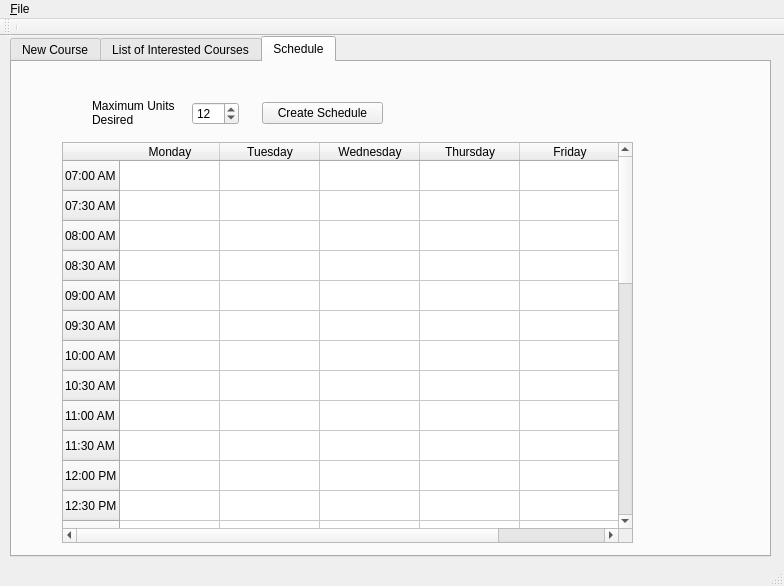
<?xml version="1.0" encoding="UTF-8"?>
<ui version="4.0">
 <class>MainWindow</class>
 <widget class="QMainWindow" name="MainWindow">
  <property name="geometry">
   <rect>
    <x>0</x>
    <y>0</y>
    <width>784</width>
    <height>586</height>
   </rect>
  </property>
  <property name="windowTitle">
   <string>TeacherGo</string>
  </property>
  <widget class="QWidget" name="centralWidget">
   <widget class="QTabWidget" name="tabWidget">
    <property name="geometry">
     <rect>
      <x>10</x>
      <y>0</y>
      <width>761</width>
      <height>521</height>
     </rect>
    </property>
    <property name="currentIndex">
     <number>2</number>
    </property>
    <widget class="QWidget" name="tab">
     <attribute name="title">
      <string>New Course</string>
     </attribute>
     <widget class="QLineEdit" name="classNameBox">
      <property name="geometry">
       <rect>
        <x>100</x>
        <y>60</y>
        <width>151</width>
        <height>22</height>
       </rect>
      </property>
     </widget>
     <widget class="QComboBox" name="majorBox">
      <property name="geometry">
       <rect>
        <x>100</x>
        <y>90</y>
        <width>151</width>
        <height>22</height>
       </rect>
      </property>
      <item>
       <property name="text">
        <string>Computer Science</string>
       </property>
      </item>
     </widget>
     <widget class="QLineEdit" name="sectionBox">
      <property name="geometry">
       <rect>
        <x>100</x>
        <y>120</y>
        <width>151</width>
        <height>22</height>
       </rect>
      </property>
     </widget>
     <widget class="QLineEdit" name="lastNameBox">
      <property name="geometry">
       <rect>
        <x>100</x>
        <y>170</y>
        <width>151</width>
        <height>22</height>
       </rect>
      </property>
     </widget>
     <widget class="QLineEdit" name="firstNameBox">
      <property name="geometry">
       <rect>
        <x>100</x>
        <y>200</y>
        <width>151</width>
        <height>22</height>
       </rect>
      </property>
     </widget>
     <widget class="QLabel" name="label">
      <property name="geometry">
       <rect>
        <x>20</x>
        <y>60</y>
        <width>59</width>
        <height>14</height>
       </rect>
      </property>
      <property name="text">
       <string>Class</string>
      </property>
     </widget>
     <widget class="QLabel" name="label_2">
      <property name="geometry">
       <rect>
        <x>20</x>
        <y>90</y>
        <width>59</width>
        <height>14</height>
       </rect>
      </property>
      <property name="text">
       <string>Major</string>
      </property>
     </widget>
     <widget class="QLabel" name="label_3">
      <property name="geometry">
       <rect>
        <x>20</x>
        <y>120</y>
        <width>59</width>
        <height>14</height>
       </rect>
      </property>
      <property name="text">
       <string>Section #</string>
      </property>
     </widget>
     <widget class="QLabel" name="label_4">
      <property name="geometry">
       <rect>
        <x>18</x>
        <y>170</y>
        <width>71</width>
        <height>20</height>
       </rect>
      </property>
      <property name="text">
       <string>Last name</string>
      </property>
     </widget>
     <widget class="QLabel" name="label_5">
      <property name="geometry">
       <rect>
        <x>18</x>
        <y>200</y>
        <width>71</width>
        <height>20</height>
       </rect>
      </property>
      <property name="text">
       <string>First name</string>
      </property>
     </widget>
     <widget class="QLabel" name="label_6">
      <property name="geometry">
       <rect>
        <x>10</x>
        <y>150</y>
        <width>59</width>
        <height>14</height>
       </rect>
      </property>
      <property name="text">
       <string>Professor</string>
      </property>
     </widget>
     <widget class="QGroupBox" name="startGroupBox">
      <property name="geometry">
       <rect>
        <x>310</x>
        <y>50</y>
        <width>151</width>
        <height>91</height>
       </rect>
      </property>
      <property name="title">
       <string>Start Time</string>
      </property>
      <widget class="QTimeEdit" name="startTime">
       <property name="geometry">
        <rect>
         <x>10</x>
         <y>40</y>
         <width>118</width>
         <height>23</height>
        </rect>
       </property>
       <property name="maximumTime">
        <time>
         <hour>23</hour>
         <minute>59</minute>
         <second>59</second>
        </time>
       </property>
       <property name="minimumTime">
        <time>
         <hour>7</hour>
         <minute>0</minute>
         <second>0</second>
        </time>
       </property>
       <property name="displayFormat">
        <string>HH:mm</string>
       </property>
       <property name="time">
        <time>
         <hour>7</hour>
         <minute>0</minute>
         <second>0</second>
        </time>
       </property>
      </widget>
     </widget>
     <widget class="QGroupBox" name="endGroupBox">
      <property name="geometry">
       <rect>
        <x>310</x>
        <y>150</y>
        <width>151</width>
        <height>91</height>
       </rect>
      </property>
      <property name="title">
       <string>End Time</string>
      </property>
      <widget class="QTimeEdit" name="endTime">
       <property name="geometry">
        <rect>
         <x>10</x>
         <y>40</y>
         <width>118</width>
         <height>23</height>
        </rect>
       </property>
       <property name="minimumTime">
        <time>
         <hour>7</hour>
         <minute>0</minute>
         <second>0</second>
        </time>
       </property>
       <property name="displayFormat">
        <string>HH:mm</string>
       </property>
       <property name="time">
        <time>
         <hour>8</hour>
         <minute>0</minute>
         <second>0</second>
        </time>
       </property>
      </widget>
     </widget>
     <widget class="QGroupBox" name="dayGroup">
      <property name="geometry">
       <rect>
        <x>210</x>
        <y>240</y>
        <width>151</width>
        <height>161</height>
       </rect>
      </property>
      <property name="title">
       <string>Day(s)</string>
      </property>
      <widget class="QCheckBox" name="monBox">
       <property name="geometry">
        <rect>
         <x>20</x>
         <y>40</y>
         <width>85</width>
         <height>20</height>
        </rect>
       </property>
       <property name="text">
        <string>Monday</string>
       </property>
      </widget>
      <widget class="QCheckBox" name="friBox">
       <property name="geometry">
        <rect>
         <x>20</x>
         <y>120</y>
         <width>85</width>
         <height>20</height>
        </rect>
       </property>
       <property name="text">
        <string>Friday</string>
       </property>
      </widget>
      <widget class="QCheckBox" name="thurBox">
       <property name="geometry">
        <rect>
         <x>20</x>
         <y>100</y>
         <width>85</width>
         <height>20</height>
        </rect>
       </property>
       <property name="text">
        <string>Thursday</string>
       </property>
      </widget>
      <widget class="QCheckBox" name="wedBox">
       <property name="geometry">
        <rect>
         <x>20</x>
         <y>80</y>
         <width>101</width>
         <height>20</height>
        </rect>
       </property>
       <property name="text">
        <string>Wednesday</string>
       </property>
      </widget>
      <widget class="QCheckBox" name="tuesBox">
       <property name="geometry">
        <rect>
         <x>20</x>
         <y>60</y>
         <width>85</width>
         <height>20</height>
        </rect>
       </property>
       <property name="text">
        <string>Tuesday</string>
       </property>
      </widget>
     </widget>
     <widget class="QGroupBox" name="termGroup">
      <property name="geometry">
       <rect>
        <x>20</x>
        <y>240</y>
        <width>171</width>
        <height>161</height>
       </rect>
      </property>
      <property name="title">
       <string>Term Length</string>
      </property>
      <widget class="QRadioButton" name="termRadio">
       <property name="geometry">
        <rect>
         <x>20</x>
         <y>30</y>
         <width>100</width>
         <height>20</height>
        </rect>
       </property>
       <property name="text">
        <string>Full term</string>
       </property>
       <property name="checked">
        <bool>true</bool>
       </property>
      </widget>
      <widget class="QRadioButton" name="firHTermRadio">
       <property name="geometry">
        <rect>
         <x>20</x>
         <y>50</y>
         <width>151</width>
         <height>20</height>
        </rect>
       </property>
       <property name="text">
        <string>Half-term(first half)</string>
       </property>
      </widget>
      <widget class="QRadioButton" name="sndHTermRadio">
       <property name="geometry">
        <rect>
         <x>20</x>
         <y>70</y>
         <width>151</width>
         <height>20</height>
        </rect>
       </property>
       <property name="text">
        <string>Half-term(seond half)</string>
       </property>
      </widget>
     </widget>
     <widget class="QPushButton" name="pushButton">
      <property name="geometry">
       <rect>
        <x>20</x>
        <y>410</y>
        <width>80</width>
        <height>22</height>
       </rect>
      </property>
      <property name="text">
       <string>Add section</string>
      </property>
      <property name="flat">
       <bool>false</bool>
      </property>
     </widget>
     <widget class="QSpinBox" name="unitsBox">
      <property name="geometry">
       <rect>
        <x>380</x>
        <y>280</y>
        <width>47</width>
        <height>23</height>
       </rect>
      </property>
      <property name="maximum">
       <number>8</number>
      </property>
      <property name="value">
       <number>3</number>
      </property>
     </widget>
     <widget class="QLabel" name="label_7">
      <property name="geometry">
       <rect>
        <x>380</x>
        <y>260</y>
        <width>71</width>
        <height>20</height>
       </rect>
      </property>
      <property name="text">
       <string>Units</string>
      </property>
     </widget>
    </widget>
    <widget class="QWidget" name="tab_2">
     <attribute name="title">
      <string>List of Interested Courses</string>
     </attribute>
     <widget class="QTableWidget" name="sectTable">
      <property name="geometry">
       <rect>
        <x>10</x>
        <y>30</y>
        <width>731</width>
        <height>411</height>
       </rect>
      </property>
      <property name="editTriggers">
       <set>QAbstractItemView::NoEditTriggers</set>
      </property>
      <property name="sortingEnabled">
       <bool>true</bool>
      </property>
      <column>
       <property name="text">
        <string>Class</string>
       </property>
      </column>
      <column>
       <property name="text">
        <string>Major</string>
       </property>
      </column>
      <column>
       <property name="text">
        <string>Section</string>
       </property>
      </column>
      <column>
       <property name="text">
        <string>Professor</string>
       </property>
      </column>
      <column>
       <property name="text">
        <string>Day &amp; Time</string>
       </property>
      </column>
      <column>
       <property name="text">
        <string>Term</string>
       </property>
      </column>
      <column>
       <property name="text">
        <string>Units</string>
       </property>
      </column>
     </widget>
    </widget>
    <widget class="QWidget" name="tab_3">
     <attribute name="title">
      <string>Schedule</string>
     </attribute>
     <widget class="QSpinBox" name="unitsDesBox">
      <property name="geometry">
       <rect>
        <x>180</x>
        <y>40</y>
        <width>47</width>
        <height>23</height>
       </rect>
      </property>
      <property name="minimum">
       <number>1</number>
      </property>
      <property name="value">
       <number>12</number>
      </property>
     </widget>
     <widget class="QPushButton" name="schedButt">
      <property name="geometry">
       <rect>
        <x>250</x>
        <y>40</y>
        <width>121</width>
        <height>22</height>
       </rect>
      </property>
      <property name="text">
       <string>Create Schedule</string>
      </property>
     </widget>
     <widget class="QLabel" name="label_8">
      <property name="geometry">
       <rect>
        <x>80</x>
        <y>30</y>
        <width>91</width>
        <height>41</height>
       </rect>
      </property>
      <property name="text">
       <string>Maximum Units Desired</string>
      </property>
      <property name="wordWrap">
       <bool>true</bool>
      </property>
     </widget>
     <widget class="QTableWidget" name="schedTable">
      <property name="geometry">
       <rect>
        <x>50</x>
        <y>80</y>
        <width>571</width>
        <height>401</height>
       </rect>
      </property>
      <property name="editTriggers">
       <set>QAbstractItemView::NoEditTriggers</set>
      </property>
      <property name="sortingEnabled">
       <bool>false</bool>
      </property>
      <row>
       <property name="text">
        <string>07:00 AM</string>
       </property>
      </row>
      <row>
       <property name="text">
        <string>07:30 AM</string>
       </property>
      </row>
      <row>
       <property name="text">
        <string>08:00 AM</string>
       </property>
      </row>
      <row>
       <property name="text">
        <string>08:30 AM</string>
       </property>
      </row>
      <row>
       <property name="text">
        <string>09:00 AM</string>
       </property>
      </row>
      <row>
       <property name="text">
        <string>09:30 AM</string>
       </property>
      </row>
      <row>
       <property name="text">
        <string>10:00 AM</string>
       </property>
      </row>
      <row>
       <property name="text">
        <string>10:30 AM</string>
       </property>
      </row>
      <row>
       <property name="text">
        <string>11:00 AM</string>
       </property>
      </row>
      <row>
       <property name="text">
        <string>11:30 AM</string>
       </property>
      </row>
      <row>
       <property name="text">
        <string>12:00 PM</string>
       </property>
      </row>
      <row>
       <property name="text">
        <string>12:30 PM</string>
       </property>
      </row>
      <row>
       <property name="text">
        <string>01:00 PM</string>
       </property>
      </row>
      <row>
       <property name="text">
        <string>01:30 PM</string>
       </property>
      </row>
      <row>
       <property name="text">
        <string>02:00 PM</string>
       </property>
      </row>
      <row>
       <property name="text">
        <string>02:30 PM</string>
       </property>
      </row>
      <row>
       <property name="text">
        <string>03:00 PM</string>
       </property>
      </row>
      <row>
       <property name="text">
        <string>03:30 PM</string>
       </property>
      </row>
      <row>
       <property name="text">
        <string>04:00 PM</string>
       </property>
      </row>
      <row>
       <property name="text">
        <string>04:30 PM</string>
       </property>
      </row>
      <row>
       <property name="text">
        <string>05:00 PM</string>
       </property>
      </row>
      <row>
       <property name="text">
        <string>05:30 PM</string>
       </property>
      </row>
      <row>
       <property name="text">
        <string>06:00 PM</string>
       </property>
      </row>
      <row>
       <property name="text">
        <string>06:30 PM</string>
       </property>
      </row>
      <row>
       <property name="text">
        <string>07:00 PM</string>
       </property>
      </row>
      <row>
       <property name="text">
        <string>07:30 PM</string>
       </property>
      </row>
      <row>
       <property name="text">
        <string>08:00 PM</string>
       </property>
      </row>
      <row>
       <property name="text">
        <string>08:30 PM</string>
       </property>
      </row>
      <row>
       <property name="text">
        <string>09:00 PM</string>
       </property>
      </row>
      <row>
       <property name="text">
        <string>09:30 PM</string>
       </property>
      </row>
      <row>
       <property name="text">
        <string>10:00 PM</string>
       </property>
      </row>
      <row>
       <property name="text">
        <string>10:30 PM</string>
       </property>
      </row>
      <row>
       <property name="text">
        <string>11:00 PM</string>
       </property>
      </row>
      <row>
       <property name="text">
        <string>11:30 PM</string>
       </property>
      </row>
      <column>
       <property name="text">
        <string>Monday</string>
       </property>
      </column>
      <column>
       <property name="text">
        <string>Tuesday</string>
       </property>
      </column>
      <column>
       <property name="text">
        <string>Wednesday</string>
       </property>
      </column>
      <column>
       <property name="text">
        <string>Thursday</string>
       </property>
      </column>
      <column>
       <property name="text">
        <string>Friday</string>
       </property>
      </column>
     </widget>
    </widget>
   </widget>
  </widget>
  <widget class="QToolBar" name="mainToolBar">
   <attribute name="toolBarArea">
    <enum>TopToolBarArea</enum>
   </attribute>
   <attribute name="toolBarBreak">
    <bool>false</bool>
   </attribute>
   <addaction name="separator"/>
  </widget>
  <widget class="QStatusBar" name="statusBar"/>
  <widget class="QMenuBar" name="menuBar">
   <property name="geometry">
    <rect>
     <x>0</x>
     <y>0</y>
     <width>784</width>
     <height>19</height>
    </rect>
   </property>
   <widget class="QMenu" name="menuTeacherGo">
    <property name="title">
     <string>&amp;File</string>
    </property>
    <addaction name="actionSave"/>
    <addaction name="actionLoad"/>
    <addaction name="actionExit"/>
   </widget>
   <addaction name="menuTeacherGo"/>
  </widget>
  <action name="actionSave">
   <property name="text">
    <string>&amp;Save</string>
   </property>
   <property name="shortcut">
    <string>Ctrl+S</string>
   </property>
  </action>
  <action name="actionExit">
   <property name="text">
    <string>&amp;Exit</string>
   </property>
   <property name="shortcut">
    <string>Ctrl+X</string>
   </property>
  </action>
  <action name="actionLoad">
   <property name="text">
    <string>&amp;Load</string>
   </property>
   <property name="toolTip">
    <string>Load saved courses</string>
   </property>
   <property name="shortcut">
    <string>Ctrl+L</string>
   </property>
  </action>
 </widget>
 <layoutdefault spacing="6" margin="11"/>
 <resources/>
 <connections>
  <connection>
   <sender>actionExit</sender>
   <signal>triggered()</signal>
   <receiver>MainWindow</receiver>
   <slot>close()</slot>
   <hints>
    <hint type="sourcelabel">
     <x>-1</x>
     <y>-1</y>
    </hint>
    <hint type="destinationlabel">
     <x>331</x>
     <y>268</y>
    </hint>
   </hints>
  </connection>
 </connections>
</ui>
